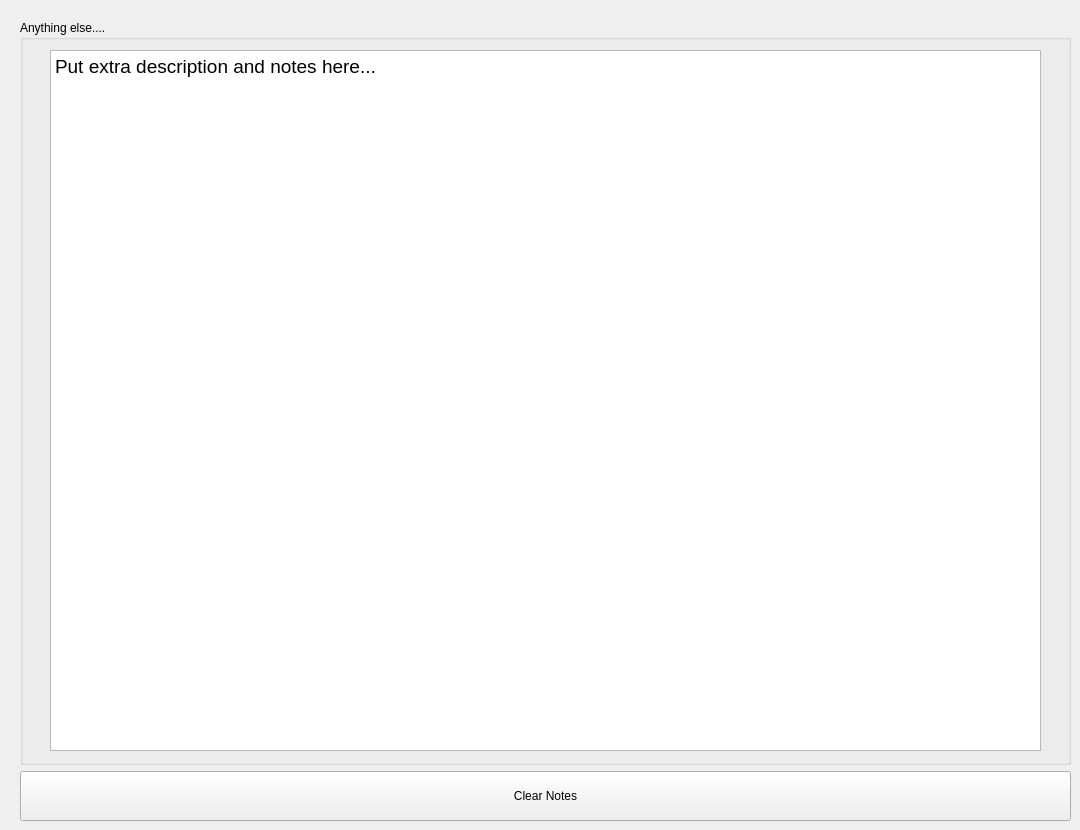
             <widget class="QWidget" name="tab">
              <attribute name="title">
               <string>Misc Data</string>
              </attribute>
              <widget class="QWidget" name="verticalLayoutWidget_14">
               <property name="geometry">
                <rect>
                 <x>20</x>
                 <y>20</y>
                 <width>1051</width>
                 <height>801</height>
                </rect>
               </property>
               <layout class="QVBoxLayout" name="verticalLayout_16">
                <item>
                 <widget class="QGroupBox" name="misc_group_box">
                  <property name="title">
                   <string>Anything else....</string>
                  </property>
                  <widget class="QPlainTextEdit" name="misc_description_box">
                   <property name="geometry">
                    <rect>
                     <x>30</x>
                     <y>30</y>
                     <width>991</width>
                     <height>701</height>
                    </rect>
                   </property>
                   <property name="font">
                    <font>
                     <pointsize>14</pointsize>
                    </font>
                   </property>
                   <property name="plainText">
                    <string>Put extra description and notes here...</string>
                   </property>
                  </widget>
                 </widget>
                </item>
                <item>
                 <widget class="QPushButton" name="misc_clear_button">
                  <property name="minimumSize">
                   <size>
                    <width>0</width>
                    <height>50</height>
                   </size>
                  </property>
                  <property name="text">
                   <string>Clear Notes</string>
                  </property>
                 </widget>
                </item>
               </layout>
              </widget>
             </widget>
